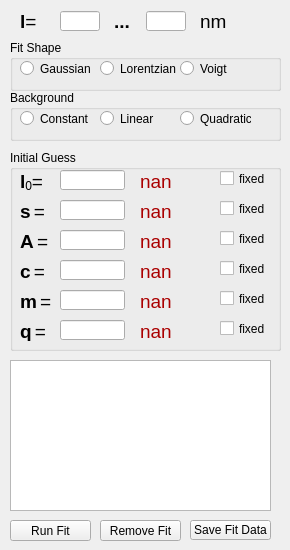
          <widget class="QWidget" name="tab_fit">
           <attribute name="title">
            <string>Peak Fit</string>
           </attribute>
           <widget class="QGroupBox" name="groupBox_fits_fit_shape">
            <property name="geometry">
             <rect>
              <x>10</x>
              <y>40</y>
              <width>271</width>
              <height>51</height>
             </rect>
            </property>
            <property name="title">
             <string>Fit Shape</string>
            </property>
            <widget class="QRadioButton" name="radioButton_gaussian">
             <property name="geometry">
              <rect>
               <x>10</x>
               <y>20</y>
               <width>82</width>
               <height>17</height>
              </rect>
             </property>
             <property name="text">
              <string>Gaussian</string>
             </property>
            </widget>
            <widget class="QRadioButton" name="radioButton_lorentzian">
             <property name="geometry">
              <rect>
               <x>90</x>
               <y>20</y>
               <width>82</width>
               <height>17</height>
              </rect>
             </property>
             <property name="text">
              <string>Lorentzian</string>
             </property>
            </widget>
            <widget class="QRadioButton" name="radioButton_voigt">
             <property name="geometry">
              <rect>
               <x>170</x>
               <y>20</y>
               <width>51</width>
               <height>17</height>
              </rect>
             </property>
             <property name="text">
              <string>Voigt</string>
             </property>
            </widget>
           </widget>
           <widget class="QGroupBox" name="groupBox_initial_guess">
            <property name="geometry">
             <rect>
              <x>10</x>
              <y>150</y>
              <width>271</width>
              <height>201</height>
             </rect>
            </property>
            <property name="title">
             <string>Initial Guess</string>
            </property>
            <widget class="QLineEdit" name="lineEdit_guess_center">
             <property name="geometry">
              <rect>
               <x>50</x>
               <y>20</y>
               <width>65</width>
               <height>20</height>
              </rect>
             </property>
             <property name="sizePolicy">
              <sizepolicy hsizetype="Fixed" vsizetype="Maximum">
               <horstretch>0</horstretch>
               <verstretch>0</verstretch>
              </sizepolicy>
             </property>
             <property name="minimumSize">
              <size>
               <width>65</width>
               <height>20</height>
              </size>
             </property>
             <property name="maximumSize">
              <size>
               <width>30</width>
               <height>16777215</height>
              </size>
             </property>
            </widget>
            <widget class="QLabel" name="label">
             <property name="geometry">
              <rect>
               <x>10</x>
               <y>20</y>
               <width>31</width>
               <height>21</height>
              </rect>
             </property>
             <property name="text">
              <string>&lt;!DOCTYPE HTML PUBLIC &quot;-//W3C//DTD HTML 4.0//EN&quot; &quot;http://www.w3.org/TR/REC-html40/strict.dtd&quot;&gt;
&lt;html&gt;&lt;head&gt;&lt;meta name=&quot;qrichtext&quot; content=&quot;1&quot; /&gt;&lt;style type=&quot;text/css&quot;&gt;
p, li { white-space: pre-wrap; }
&lt;/style&gt;&lt;/head&gt;&lt;body style=&quot; font-family:'MS Shell Dlg 2'; font-size:8pt; font-weight:400; font-style:normal;&quot;&gt;
&lt;p style=&quot; margin-top:0px; margin-bottom:0px; margin-left:0px; margin-right:0px; -qt-block-indent:0; text-indent:0px;&quot;&gt;&lt;span style=&quot; font-family:'Symbol'; font-size:14pt; font-weight:600;&quot;&gt;l&lt;/span&gt;&lt;span style=&quot; font-size:14pt; vertical-align:sub;&quot;&gt;0&lt;/span&gt;&lt;span style=&quot; font-size:14pt;&quot;&gt;=&lt;/span&gt;&lt;/p&gt;&lt;/body&gt;&lt;/html&gt;</string>
             </property>
            </widget>
            <widget class="QCheckBox" name="checkBox_fixed_lambda">
             <property name="geometry">
              <rect>
               <x>210</x>
               <y>20</y>
               <width>51</width>
               <height>17</height>
              </rect>
             </property>
             <property name="text">
              <string>fixed</string>
             </property>
            </widget>
            <widget class="QLabel" name="label_2">
             <property name="geometry">
              <rect>
               <x>10</x>
               <y>50</y>
               <width>31</width>
               <height>21</height>
              </rect>
             </property>
             <property name="text">
              <string>&lt;!DOCTYPE HTML PUBLIC &quot;-//W3C//DTD HTML 4.0//EN&quot; &quot;http://www.w3.org/TR/REC-html40/strict.dtd&quot;&gt;
&lt;html&gt;&lt;head&gt;&lt;meta name=&quot;qrichtext&quot; content=&quot;1&quot; /&gt;&lt;style type=&quot;text/css&quot;&gt;
p, li { white-space: pre-wrap; }
&lt;/style&gt;&lt;/head&gt;&lt;body style=&quot; font-family:'MS Shell Dlg 2'; font-size:8pt; font-weight:400; font-style:normal;&quot;&gt;
&lt;p style=&quot; margin-top:0px; margin-bottom:0px; margin-left:0px; margin-right:0px; -qt-block-indent:0; text-indent:0px;&quot;&gt;&lt;span style=&quot; font-family:'Symbol'; font-size:14pt; font-weight:600;&quot;&gt;s&lt;/span&gt;&lt;span style=&quot; font-size:14pt; vertical-align:sub;&quot;&gt; &lt;/span&gt;&lt;span style=&quot; font-size:14pt;&quot;&gt;=&lt;/span&gt;&lt;/p&gt;&lt;/body&gt;&lt;/html&gt;</string>
             </property>
            </widget>
            <widget class="QLineEdit" name="lineEdit_guess_sigma">
             <property name="geometry">
              <rect>
               <x>50</x>
               <y>50</y>
               <width>65</width>
               <height>20</height>
              </rect>
             </property>
             <property name="sizePolicy">
              <sizepolicy hsizetype="Fixed" vsizetype="Maximum">
               <horstretch>0</horstretch>
               <verstretch>0</verstretch>
              </sizepolicy>
             </property>
             <property name="minimumSize">
              <size>
               <width>65</width>
               <height>20</height>
              </size>
             </property>
             <property name="maximumSize">
              <size>
               <width>30</width>
               <height>16777215</height>
              </size>
             </property>
            </widget>
            <widget class="QCheckBox" name="checkBox_fixed_sigma">
             <property name="geometry">
              <rect>
               <x>210</x>
               <y>50</y>
               <width>51</width>
               <height>17</height>
              </rect>
             </property>
             <property name="text">
              <string>fixed</string>
             </property>
            </widget>
            <widget class="QLabel" name="label_3">
             <property name="geometry">
              <rect>
               <x>10</x>
               <y>80</y>
               <width>31</width>
               <height>21</height>
              </rect>
             </property>
             <property name="text">
              <string>&lt;!DOCTYPE HTML PUBLIC &quot;-//W3C//DTD HTML 4.0//EN&quot; &quot;http://www.w3.org/TR/REC-html40/strict.dtd&quot;&gt;
&lt;html&gt;&lt;head&gt;&lt;meta name=&quot;qrichtext&quot; content=&quot;1&quot; /&gt;&lt;style type=&quot;text/css&quot;&gt;
p, li { white-space: pre-wrap; }
&lt;/style&gt;&lt;/head&gt;&lt;body style=&quot; font-family:'MS Shell Dlg 2'; font-size:8pt; font-weight:400; font-style:normal;&quot;&gt;
&lt;p style=&quot; margin-top:0px; margin-bottom:0px; margin-left:0px; margin-right:0px; -qt-block-indent:0; text-indent:0px;&quot;&gt;&lt;span style=&quot; font-family:'Symbol'; font-size:14pt; font-weight:600;&quot;&gt;A&lt;/span&gt;&lt;span style=&quot; font-size:14pt; vertical-align:sub;&quot;&gt; &lt;/span&gt;&lt;span style=&quot; font-size:14pt;&quot;&gt;=&lt;/span&gt;&lt;/p&gt;&lt;/body&gt;&lt;/html&gt;</string>
             </property>
            </widget>
            <widget class="QLineEdit" name="lineEdit_guess_amp">
             <property name="geometry">
              <rect>
               <x>50</x>
               <y>80</y>
               <width>65</width>
               <height>20</height>
              </rect>
             </property>
             <property name="sizePolicy">
              <sizepolicy hsizetype="Fixed" vsizetype="Maximum">
               <horstretch>0</horstretch>
               <verstretch>0</verstretch>
              </sizepolicy>
             </property>
             <property name="minimumSize">
              <size>
               <width>65</width>
               <height>20</height>
              </size>
             </property>
             <property name="maximumSize">
              <size>
               <width>30</width>
               <height>16777215</height>
              </size>
             </property>
            </widget>
            <widget class="QCheckBox" name="checkBox_fixed_amp">
             <property name="geometry">
              <rect>
               <x>210</x>
               <y>80</y>
               <width>51</width>
               <height>17</height>
              </rect>
             </property>
             <property name="text">
              <string>fixed</string>
             </property>
            </widget>
            <widget class="QLabel" name="label_fit_result_lambda">
             <property name="geometry">
              <rect>
               <x>130</x>
               <y>20</y>
               <width>71</width>
               <height>21</height>
              </rect>
             </property>
             <property name="text">
              <string>&lt;!DOCTYPE HTML PUBLIC &quot;-//W3C//DTD HTML 4.0//EN&quot; &quot;http://www.w3.org/TR/REC-html40/strict.dtd&quot;&gt;
&lt;html&gt;&lt;head&gt;&lt;meta name=&quot;qrichtext&quot; content=&quot;1&quot; /&gt;&lt;style type=&quot;text/css&quot;&gt;
p, li { white-space: pre-wrap; }
&lt;/style&gt;&lt;/head&gt;&lt;body style=&quot; font-family:'MS Shell Dlg 2'; font-size:8pt; font-weight:400; font-style:normal;&quot;&gt;
&lt;p style=&quot; margin-top:0px; margin-bottom:0px; margin-left:0px; margin-right:0px; -qt-block-indent:0; text-indent:0px;&quot;&gt;&lt;span style=&quot; font-size:14pt; color:#aa0000;&quot;&gt;nan&lt;/span&gt;&lt;/p&gt;&lt;/body&gt;&lt;/html&gt;</string>
             </property>
            </widget>
            <widget class="QLabel" name="label_fit_result_sigma">
             <property name="geometry">
              <rect>
               <x>130</x>
               <y>50</y>
               <width>71</width>
               <height>21</height>
              </rect>
             </property>
             <property name="text">
              <string>&lt;!DOCTYPE HTML PUBLIC &quot;-//W3C//DTD HTML 4.0//EN&quot; &quot;http://www.w3.org/TR/REC-html40/strict.dtd&quot;&gt;
&lt;html&gt;&lt;head&gt;&lt;meta name=&quot;qrichtext&quot; content=&quot;1&quot; /&gt;&lt;style type=&quot;text/css&quot;&gt;
p, li { white-space: pre-wrap; }
&lt;/style&gt;&lt;/head&gt;&lt;body style=&quot; font-family:'MS Shell Dlg 2'; font-size:8pt; font-weight:400; font-style:normal;&quot;&gt;
&lt;p style=&quot; margin-top:0px; margin-bottom:0px; margin-left:0px; margin-right:0px; -qt-block-indent:0; text-indent:0px;&quot;&gt;&lt;span style=&quot; font-size:14pt; color:#aa0000;&quot;&gt;nan&lt;/span&gt;&lt;/p&gt;&lt;/body&gt;&lt;/html&gt;</string>
             </property>
            </widget>
            <widget class="QLabel" name="label_fit_result_amp">
             <property name="geometry">
              <rect>
               <x>130</x>
               <y>80</y>
               <width>71</width>
               <height>21</height>
              </rect>
             </property>
             <property name="text">
              <string>&lt;!DOCTYPE HTML PUBLIC &quot;-//W3C//DTD HTML 4.0//EN&quot; &quot;http://www.w3.org/TR/REC-html40/strict.dtd&quot;&gt;
&lt;html&gt;&lt;head&gt;&lt;meta name=&quot;qrichtext&quot; content=&quot;1&quot; /&gt;&lt;style type=&quot;text/css&quot;&gt;
p, li { white-space: pre-wrap; }
&lt;/style&gt;&lt;/head&gt;&lt;body style=&quot; font-family:'MS Shell Dlg 2'; font-size:8pt; font-weight:400; font-style:normal;&quot;&gt;
&lt;p style=&quot; margin-top:0px; margin-bottom:0px; margin-left:0px; margin-right:0px; -qt-block-indent:0; text-indent:0px;&quot;&gt;&lt;span style=&quot; font-size:14pt; color:#aa0000;&quot;&gt;nan&lt;/span&gt;&lt;/p&gt;&lt;/body&gt;&lt;/html&gt;</string>
             </property>
            </widget>
            <widget class="QCheckBox" name="checkBox_fixed_c">
             <property name="geometry">
              <rect>
               <x>210</x>
               <y>110</y>
               <width>51</width>
               <height>17</height>
              </rect>
             </property>
             <property name="text">
              <string>fixed</string>
             </property>
            </widget>
            <widget class="QLabel" name="label_fit_result_c">
             <property name="geometry">
              <rect>
               <x>130</x>
               <y>110</y>
               <width>71</width>
               <height>21</height>
              </rect>
             </property>
             <property name="text">
              <string>&lt;!DOCTYPE HTML PUBLIC &quot;-//W3C//DTD HTML 4.0//EN&quot; &quot;http://www.w3.org/TR/REC-html40/strict.dtd&quot;&gt;
&lt;html&gt;&lt;head&gt;&lt;meta name=&quot;qrichtext&quot; content=&quot;1&quot; /&gt;&lt;style type=&quot;text/css&quot;&gt;
p, li { white-space: pre-wrap; }
&lt;/style&gt;&lt;/head&gt;&lt;body style=&quot; font-family:'MS Shell Dlg 2'; font-size:8pt; font-weight:400; font-style:normal;&quot;&gt;
&lt;p style=&quot; margin-top:0px; margin-bottom:0px; margin-left:0px; margin-right:0px; -qt-block-indent:0; text-indent:0px;&quot;&gt;&lt;span style=&quot; font-size:14pt; color:#aa0000;&quot;&gt;nan&lt;/span&gt;&lt;/p&gt;&lt;/body&gt;&lt;/html&gt;</string>
             </property>
            </widget>
            <widget class="QLabel" name="label_9">
             <property name="geometry">
              <rect>
               <x>10</x>
               <y>110</y>
               <width>31</width>
               <height>21</height>
              </rect>
             </property>
             <property name="text">
              <string>&lt;!DOCTYPE HTML PUBLIC &quot;-//W3C//DTD HTML 4.0//EN&quot; &quot;http://www.w3.org/TR/REC-html40/strict.dtd&quot;&gt;
&lt;html&gt;&lt;head&gt;&lt;meta name=&quot;qrichtext&quot; content=&quot;1&quot; /&gt;&lt;style type=&quot;text/css&quot;&gt;
p, li { white-space: pre-wrap; }
&lt;/style&gt;&lt;/head&gt;&lt;body style=&quot; font-family:'MS Shell Dlg 2'; font-size:8pt; font-weight:400; font-style:normal;&quot;&gt;
&lt;p style=&quot; margin-top:0px; margin-bottom:0px; margin-left:0px; margin-right:0px; -qt-block-indent:0; text-indent:0px;&quot;&gt;&lt;span style=&quot; font-size:14pt; font-weight:600;&quot;&gt;c&lt;/span&gt;&lt;span style=&quot; font-size:14pt; vertical-align:sub;&quot;&gt; &lt;/span&gt;&lt;span style=&quot; font-size:14pt;&quot;&gt;=&lt;/span&gt;&lt;/p&gt;&lt;/body&gt;&lt;/html&gt;</string>
             </property>
            </widget>
            <widget class="QLineEdit" name="lineEdit_guess_c">
             <property name="geometry">
              <rect>
               <x>50</x>
               <y>110</y>
               <width>65</width>
               <height>20</height>
              </rect>
             </property>
             <property name="sizePolicy">
              <sizepolicy hsizetype="Fixed" vsizetype="Maximum">
               <horstretch>0</horstretch>
               <verstretch>0</verstretch>
              </sizepolicy>
             </property>
             <property name="minimumSize">
              <size>
               <width>65</width>
               <height>20</height>
              </size>
             </property>
             <property name="maximumSize">
              <size>
               <width>30</width>
               <height>16777215</height>
              </size>
             </property>
            </widget>
            <widget class="QLabel" name="label_fit_result_m">
             <property name="geometry">
              <rect>
               <x>130</x>
               <y>140</y>
               <width>71</width>
               <height>21</height>
              </rect>
             </property>
             <property name="text">
              <string>&lt;!DOCTYPE HTML PUBLIC &quot;-//W3C//DTD HTML 4.0//EN&quot; &quot;http://www.w3.org/TR/REC-html40/strict.dtd&quot;&gt;
&lt;html&gt;&lt;head&gt;&lt;meta name=&quot;qrichtext&quot; content=&quot;1&quot; /&gt;&lt;style type=&quot;text/css&quot;&gt;
p, li { white-space: pre-wrap; }
&lt;/style&gt;&lt;/head&gt;&lt;body style=&quot; font-family:'MS Shell Dlg 2'; font-size:8pt; font-weight:400; font-style:normal;&quot;&gt;
&lt;p style=&quot; margin-top:0px; margin-bottom:0px; margin-left:0px; margin-right:0px; -qt-block-indent:0; text-indent:0px;&quot;&gt;&lt;span style=&quot; font-size:14pt; color:#aa0000;&quot;&gt;nan&lt;/span&gt;&lt;/p&gt;&lt;/body&gt;&lt;/html&gt;</string>
             </property>
            </widget>
            <widget class="QCheckBox" name="checkBox_fixed_m">
             <property name="geometry">
              <rect>
               <x>210</x>
               <y>140</y>
               <width>51</width>
               <height>17</height>
              </rect>
             </property>
             <property name="text">
              <string>fixed</string>
             </property>
            </widget>
            <widget class="QLineEdit" name="lineEdit_guess_slope">
             <property name="geometry">
              <rect>
               <x>50</x>
               <y>140</y>
               <width>65</width>
               <height>20</height>
              </rect>
             </property>
             <property name="sizePolicy">
              <sizepolicy hsizetype="Fixed" vsizetype="Maximum">
               <horstretch>0</horstretch>
               <verstretch>0</verstretch>
              </sizepolicy>
             </property>
             <property name="minimumSize">
              <size>
               <width>65</width>
               <height>20</height>
              </size>
             </property>
             <property name="maximumSize">
              <size>
               <width>30</width>
               <height>16777215</height>
              </size>
             </property>
            </widget>
            <widget class="QLabel" name="label_m">
             <property name="geometry">
              <rect>
               <x>10</x>
               <y>140</y>
               <width>31</width>
               <height>21</height>
              </rect>
             </property>
             <property name="text">
              <string>&lt;!DOCTYPE HTML PUBLIC &quot;-//W3C//DTD HTML 4.0//EN&quot; &quot;http://www.w3.org/TR/REC-html40/strict.dtd&quot;&gt;
&lt;html&gt;&lt;head&gt;&lt;meta name=&quot;qrichtext&quot; content=&quot;1&quot; /&gt;&lt;style type=&quot;text/css&quot;&gt;
p, li { white-space: pre-wrap; }
&lt;/style&gt;&lt;/head&gt;&lt;body style=&quot; font-family:'MS Shell Dlg 2'; font-size:8pt; font-weight:400; font-style:normal;&quot;&gt;
&lt;p style=&quot; margin-top:0px; margin-bottom:0px; margin-left:0px; margin-right:0px; -qt-block-indent:0; text-indent:0px;&quot;&gt;&lt;span style=&quot;  font-size:14pt; font-weight:600;&quot;&gt;m&lt;/span&gt;&lt;span style=&quot; font-size:14pt; vertical-align:sub;&quot;&gt; &lt;/span&gt;&lt;span style=&quot; font-size:14pt;&quot;&gt;=&lt;/span&gt;&lt;/p&gt;&lt;/body&gt;&lt;/html&gt;</string>
             </property>
            </widget>
            <widget class="QLabel" name="label_q">
             <property name="geometry">
              <rect>
               <x>10</x>
               <y>170</y>
               <width>31</width>
               <height>21</height>
              </rect>
             </property>
             <property name="text">
              <string>&lt;!DOCTYPE HTML PUBLIC &quot;-//W3C//DTD HTML 4.0//EN&quot; &quot;http://www.w3.org/TR/REC-html40/strict.dtd&quot;&gt;
&lt;html&gt;&lt;head&gt;&lt;meta name=&quot;qrichtext&quot; content=&quot;1&quot; /&gt;&lt;style type=&quot;text/css&quot;&gt;
p, li { white-space: pre-wrap; }
&lt;/style&gt;&lt;/head&gt;&lt;body style=&quot; font-family:'MS Shell Dlg 2'; font-size:8pt; font-weight:400; font-style:normal;&quot;&gt;
&lt;p style=&quot; margin-top:0px; margin-bottom:0px; margin-left:0px; margin-right:0px; -qt-block-indent:0; text-indent:0px;&quot;&gt;&lt;span style=&quot; font-size:14pt; font-weight:600;&quot;&gt;q&lt;/span&gt;&lt;span style=&quot; font-size:14pt; vertical-align:sub;&quot;&gt; &lt;/span&gt;&lt;span style=&quot; font-size:14pt;&quot;&gt;=&lt;/span&gt;&lt;/p&gt;&lt;/body&gt;&lt;/html&gt;</string>
             </property>
            </widget>
            <widget class="QLineEdit" name="lineEdit_guess_quad">
             <property name="geometry">
              <rect>
               <x>50</x>
               <y>170</y>
               <width>65</width>
               <height>20</height>
              </rect>
             </property>
             <property name="sizePolicy">
              <sizepolicy hsizetype="Fixed" vsizetype="Maximum">
               <horstretch>0</horstretch>
               <verstretch>0</verstretch>
              </sizepolicy>
             </property>
             <property name="minimumSize">
              <size>
               <width>65</width>
               <height>20</height>
              </size>
             </property>
             <property name="maximumSize">
              <size>
               <width>30</width>
               <height>16777215</height>
              </size>
             </property>
            </widget>
            <widget class="QCheckBox" name="checkBox_fixed_quad">
             <property name="geometry">
              <rect>
               <x>210</x>
               <y>170</y>
               <width>51</width>
               <height>17</height>
              </rect>
             </property>
             <property name="text">
              <string>fixed</string>
             </property>
            </widget>
            <widget class="QLabel" name="label_fit_result_quad">
             <property name="geometry">
              <rect>
               <x>130</x>
               <y>170</y>
               <width>71</width>
               <height>21</height>
              </rect>
             </property>
             <property name="text">
              <string>&lt;!DOCTYPE HTML PUBLIC &quot;-//W3C//DTD HTML 4.0//EN&quot; &quot;http://www.w3.org/TR/REC-html40/strict.dtd&quot;&gt;
&lt;html&gt;&lt;head&gt;&lt;meta name=&quot;qrichtext&quot; content=&quot;1&quot; /&gt;&lt;style type=&quot;text/css&quot;&gt;
p, li { white-space: pre-wrap; }
&lt;/style&gt;&lt;/head&gt;&lt;body style=&quot; font-family:'MS Shell Dlg 2'; font-size:8pt; font-weight:400; font-style:normal;&quot;&gt;
&lt;p style=&quot; margin-top:0px; margin-bottom:0px; margin-left:0px; margin-right:0px; -qt-block-indent:0; text-indent:0px;&quot;&gt;&lt;span style=&quot; font-size:14pt; color:#aa0000;&quot;&gt;nan&lt;/span&gt;&lt;/p&gt;&lt;/body&gt;&lt;/html&gt;</string>
             </property>
            </widget>
           </widget>
           <widget class="QGroupBox" name="groupBox">
            <property name="geometry">
             <rect>
              <x>10</x>
              <y>90</y>
              <width>271</width>
              <height>51</height>
             </rect>
            </property>
            <property name="title">
             <string>Background</string>
            </property>
            <widget class="QRadioButton" name="radioButton_bg_constant">
             <property name="geometry">
              <rect>
               <x>10</x>
               <y>20</y>
               <width>82</width>
               <height>17</height>
              </rect>
             </property>
             <property name="text">
              <string>Constant</string>
             </property>
            </widget>
            <widget class="QRadioButton" name="radioButton_bg_linear">
             <property name="geometry">
              <rect>
               <x>90</x>
               <y>20</y>
               <width>82</width>
               <height>17</height>
              </rect>
             </property>
             <property name="text">
              <string>Linear</string>
             </property>
            </widget>
            <widget class="QRadioButton" name="radioButton_bg_quad">
             <property name="geometry">
              <rect>
               <x>170</x>
               <y>20</y>
               <width>71</width>
               <height>17</height>
              </rect>
             </property>
             <property name="text">
              <string>Quadratic</string>
             </property>
            </widget>
           </widget>
           <widget class="QPushButton" name="pushButton_run_fit">
            <property name="geometry">
             <rect>
              <x>10</x>
              <y>520</y>
              <width>81</width>
              <height>21</height>
             </rect>
            </property>
            <property name="sizePolicy">
             <sizepolicy hsizetype="Preferred" vsizetype="Minimum">
              <horstretch>0</horstretch>
              <verstretch>0</verstretch>
             </sizepolicy>
            </property>
            <property name="minimumSize">
             <size>
              <width>0</width>
              <height>20</height>
             </size>
            </property>
            <property name="text">
             <string>Run Fit</string>
            </property>
           </widget>
           <widget class="QPushButton" name="pushButton_remove_fit">
            <property name="geometry">
             <rect>
              <x>100</x>
              <y>520</y>
              <width>81</width>
              <height>21</height>
             </rect>
            </property>
            <property name="text">
             <string>Remove Fit</string>
            </property>
           </widget>
           <widget class="QPushButton" name="pushButton_saveFitData">
            <property name="geometry">
             <rect>
              <x>190</x>
              <y>520</y>
              <width>81</width>
              <height>20</height>
             </rect>
            </property>
            <property name="text">
             <string>Save Fit Data</string>
            </property>
           </widget>
           <widget class="QTableWidget" name="confFitList">
            <property name="geometry">
             <rect>
              <x>10</x>
              <y>360</y>
              <width>261</width>
              <height>151</height>
             </rect>
            </property>
            <property name="sizePolicy">
             <sizepolicy hsizetype="Expanding" vsizetype="Fixed">
              <horstretch>0</horstretch>
              <verstretch>0</verstretch>
             </sizepolicy>
            </property>
            <property name="maximumSize">
             <size>
              <width>16777215</width>
              <height>200</height>
             </size>
            </property>
           </widget>
           <widget class="QLabel" name="label_Nm">
            <property name="geometry">
             <rect>
              <x>200</x>
              <y>10</y>
              <width>27</width>
              <height>23</height>
             </rect>
            </property>
            <property name="sizePolicy">
             <sizepolicy hsizetype="Fixed" vsizetype="Preferred">
              <horstretch>0</horstretch>
              <verstretch>0</verstretch>
             </sizepolicy>
            </property>
            <property name="text">
             <string>&lt;!DOCTYPE HTML PUBLIC &quot;-//W3C//DTD HTML 4.0//EN&quot; &quot;http://www.w3.org/TR/REC-html40/strict.dtd&quot;&gt;
&lt;html&gt;&lt;head&gt;&lt;meta name=&quot;qrichtext&quot; content=&quot;1&quot; /&gt;&lt;style type=&quot;text/css&quot;&gt;
p, li { white-space: pre-wrap; }
&lt;/style&gt;&lt;/head&gt;&lt;body style=&quot; font-family:'MS Shell Dlg 2'; font-size:14pt; font-weight:400; font-style:normal;&quot;&gt;
&lt;p style=&quot; margin-top:0px; margin-bottom:0px; margin-left:0px; margin-right:0px; -qt-block-indent:0; text-indent:0px;&quot;&gt;nm&lt;/p&gt;&lt;/body&gt;&lt;/html&gt;</string>
            </property>
           </widget>
           <widget class="QLabel" name="label_4">
            <property name="geometry">
             <rect>
              <x>20</x>
              <y>10</y>
              <width>26</width>
              <height>23</height>
             </rect>
            </property>
            <property name="sizePolicy">
             <sizepolicy hsizetype="Maximum" vsizetype="Preferred">
              <horstretch>0</horstretch>
              <verstretch>0</verstretch>
             </sizepolicy>
            </property>
            <property name="minimumSize">
             <size>
              <width>0</width>
              <height>0</height>
             </size>
            </property>
            <property name="text">
             <string>&lt;!DOCTYPE HTML PUBLIC &quot;-//W3C//DTD HTML 4.0//EN&quot; &quot;http://www.w3.org/TR/REC-html40/strict.dtd&quot;&gt;
&lt;html&gt;&lt;head&gt;&lt;meta name=&quot;qrichtext&quot; content=&quot;1&quot; /&gt;&lt;style type=&quot;text/css&quot;&gt;
p, li { white-space: pre-wrap; }
&lt;/style&gt;&lt;/head&gt;&lt;body style=&quot; font-family:'MS Shell Dlg 2'; font-size:8pt; font-weight:400; font-style:normal;&quot;&gt;
&lt;p style=&quot; margin-top:0px; margin-bottom:0px; margin-left:0px; margin-right:0px; -qt-block-indent:0; text-indent:0px;&quot;&gt;&lt;span style=&quot; font-family:'Symbol'; font-size:14pt; font-weight:600;&quot;&gt;l&lt;/span&gt;&lt;span style=&quot; font-size:14pt;&quot;&gt;=&lt;/span&gt;&lt;/p&gt;&lt;/body&gt;&lt;/html&gt;</string>
            </property>
           </widget>
           <widget class="QLineEdit" name="lineEdit_from_nm">
            <property name="geometry">
             <rect>
              <x>60</x>
              <y>11</y>
              <width>40</width>
              <height>20</height>
             </rect>
            </property>
            <property name="sizePolicy">
             <sizepolicy hsizetype="Fixed" vsizetype="Maximum">
              <horstretch>0</horstretch>
              <verstretch>0</verstretch>
             </sizepolicy>
            </property>
            <property name="minimumSize">
             <size>
              <width>40</width>
              <height>20</height>
             </size>
            </property>
            <property name="maximumSize">
             <size>
              <width>30</width>
              <height>16777215</height>
             </size>
            </property>
           </widget>
           <widget class="QLineEdit" name="lineEdit_to_nm">
            <property name="geometry">
             <rect>
              <x>146</x>
              <y>11</y>
              <width>40</width>
              <height>20</height>
             </rect>
            </property>
            <property name="sizePolicy">
             <sizepolicy hsizetype="Fixed" vsizetype="Maximum">
              <horstretch>0</horstretch>
              <verstretch>0</verstretch>
             </sizepolicy>
            </property>
            <property name="minimumSize">
             <size>
              <width>30</width>
              <height>20</height>
             </size>
            </property>
            <property name="maximumSize">
             <size>
              <width>40</width>
              <height>16777215</height>
             </size>
            </property>
           </widget>
           <widget class="QLabel" name="label_To">
            <property name="geometry">
             <rect>
              <x>114</x>
              <y>10</y>
              <width>18</width>
              <height>23</height>
             </rect>
            </property>
            <property name="sizePolicy">
             <sizepolicy hsizetype="Fixed" vsizetype="Preferred">
              <horstretch>0</horstretch>
              <verstretch>0</verstretch>
             </sizepolicy>
            </property>
            <property name="text">
             <string>&lt;html&gt;&lt;head/&gt;&lt;body&gt;&lt;p&gt;&lt;span style=&quot; font-size:14pt; font-weight:600;&quot;&gt;...&lt;/span&gt;&lt;/p&gt;&lt;/body&gt;&lt;/html&gt;</string>
            </property>
           </widget>
          </widget>
